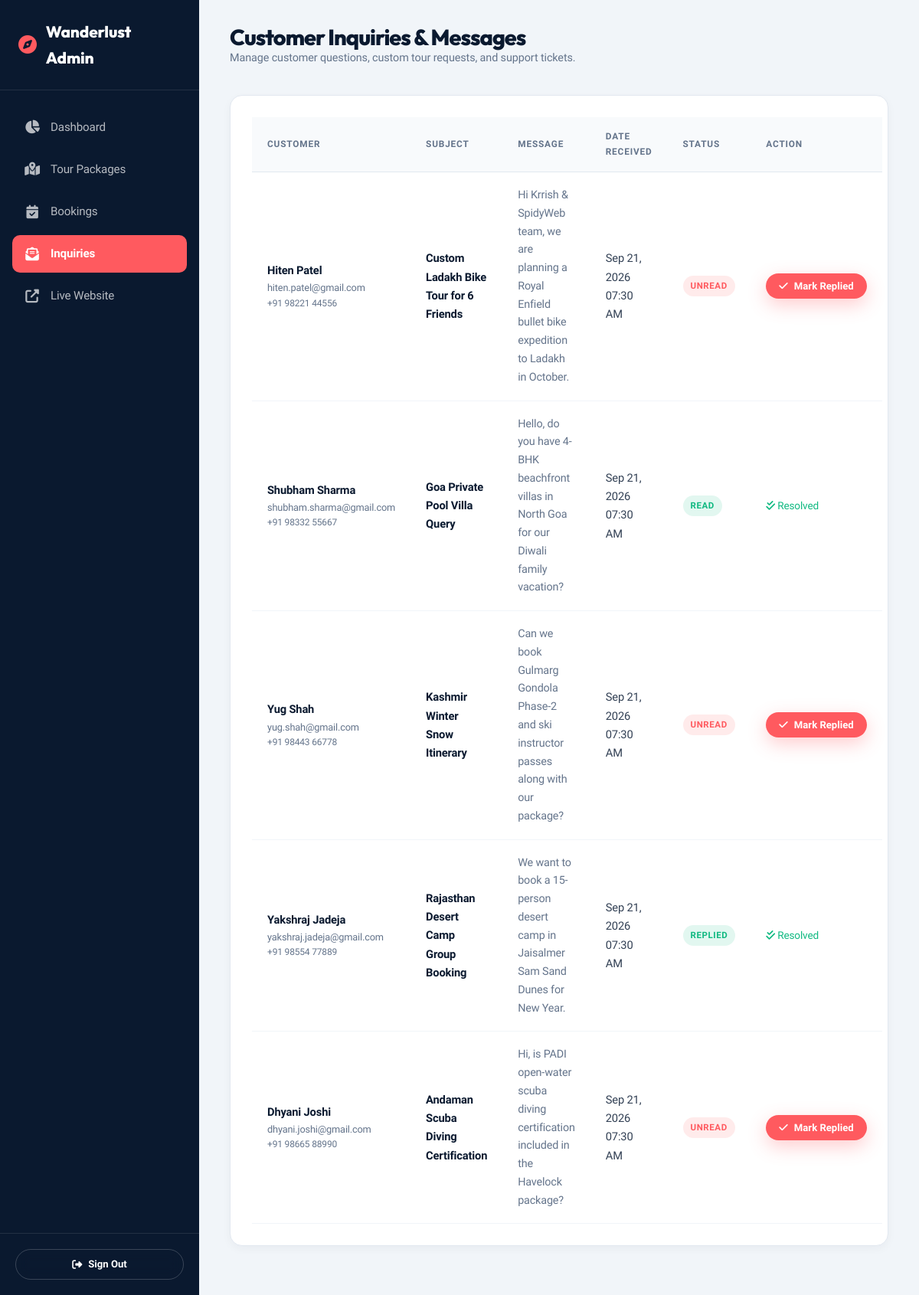
The app's page /admin/inquiries.php, older data.
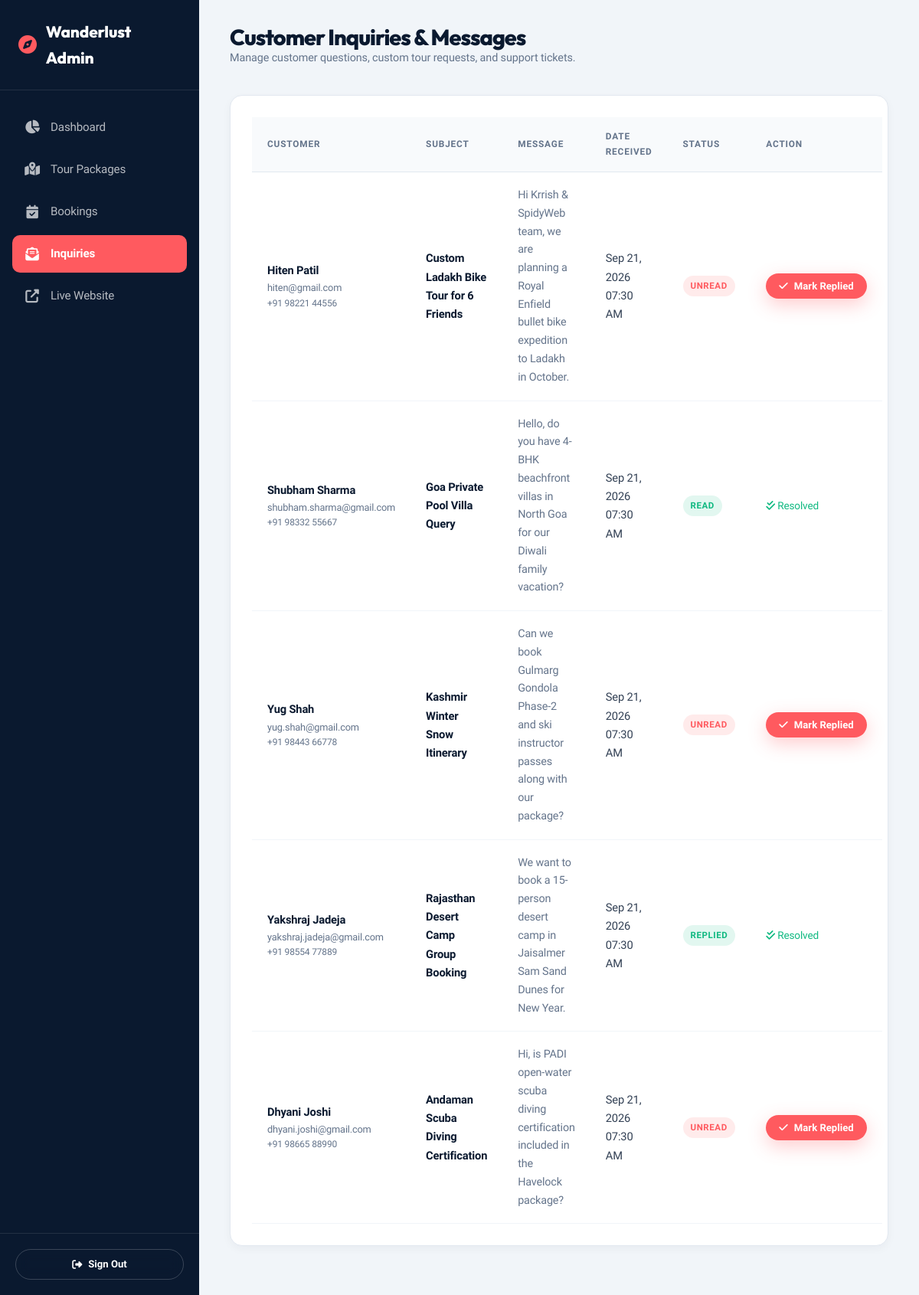
The same page, newer data.
### tables this page shows
CREATE TABLE `inquiries` (
  `id` INT AUTO_INCREMENT PRIMARY KEY,
  `name` VARCHAR(100) NOT NULL,
  `email` VARCHAR(150) NOT NULL,
  `phone` VARCHAR(30) DEFAULT NULL,
  `destination_id` INT DEFAULT NULL,
  `subject` VARCHAR(200) NOT NULL,
  `message` TEXT NOT NULL,
  `status` ENUM('unread', 'read', 'replied') DEFAULT 'unread',
  `created_at` TIMESTAMP DEFAULT CURRENT_TIMESTAMP
);

### admin/inquiries.php (the view, shortened to what this page needs)
<?php
$db = getDB();
$inquiries = $db->query("SELECT * FROM inquiries ORDER BY created_at DESC")->fetchAll();
?>
<!DOCTYPE html>
<html lang="en">
<head>
  <link rel="stylesheet" href="https://cdnjs.cloudflare.com/ajax/libs/font-awesome/6.4.0/css/all.min.css">
  <link rel="stylesheet" href="../assets/css/style.css">
  <link rel="stylesheet" href="../assets/css/admin.css">
</head>
<body class="admin-body">
  <aside class="admin-sidebar">
    <div class="admin-brand">
      <i class="fas fa-compass"></i>
      <span>Wanderlust Admin</span>
    </div>
    <nav class="admin-nav">
      <a href="index.php" class="admin-nav-item">
        <i class="fas fa-chart-pie"></i>
        <span>Dashboard</span>
      </a>
      <a href="packages.php" class="admin-nav-item">
        <i class="fas fa-map-marked-alt"></i>
        <span>Tour Packages</span>
      </a>
      <a href="bookings.php" class="admin-nav-item">
        <i class="fas fa-calendar-check"></i>
        <span>Bookings</span>
      </a>
      <a href="inquiries.php" class="admin-nav-item active">
        <i class="fas fa-envelope-open-text"></i>
        <span>Inquiries</span>
      </a>
      <a href="../index.php" class="admin-nav-item" target="_blank">
        <i class="fas fa-external-link-alt"></i>
        <span>Live Website</span>
      </a>
    </nav>
    <div class="admin-sidebar-footer">
      <a href="../login.php?logout=1" class="btn btn-outline btn-block btn-sm" style="border-color: rgba(255,255,255,0.2);">
        <i class="fas fa-sign-out-alt"></i> Sign Out
      </a>
    </div>
  </aside>
  <main class="admin-main">
    <div class="admin-topbar">
      <div class="admin-title-area">
        <h1>Customer Inquiries & Messages</h1>
        <p>Manage customer questions, custom tour requests, and support tickets.</p>
      </div>
    </div>
    <div class="admin-card">
      <table class="data-table">
        <thead>
          <tr>
            <th>Customer</th>
            <th>Subject</th>
            <th>Message</th>
            <th>Date Received</th>
            <th>Status</th>
            <th>Action</th>
          </tr>
        </thead>
        <tbody>
          <?php foreach ($inquiries as $inq): ?>
            <tr>
              <td>
                <strong style="color: var(--admin-primary);"><?php echo htmlspecialchars($inq['name']); ?></strong>
                <div style="font-size: 0.8rem; color: var(--admin-muted);"><?php echo htmlspecialchars($inq['email']); ?></div>
                <div style="font-size: 0.75rem; color: var(--admin-muted);"><?php echo htmlspecialchars($inq['phone'] ?? 'N/A'); ?></div>
              </td>
              <td><strong><?php echo htmlspecialchars($inq['subject']); ?></strong></td>
              <td style="max-width: 320px; font-size: 0.9rem; color: var(--text-muted);">
                <?php echo htmlspecialchars($inq['message']); ?>
              </td>
              <td><?php echo date('M d, Y h:i A', strtotime($inq['created_at'])); ?></td>
              <td>
                <span class="badge inquiry-status-pill <?php echo $inq['status'] === 'unread' ? 'badge-coral' : 'badge-green'; ?>">
                  <?php echo ucfirst(htmlspecialchars($inq['status'])); ?>
                </span>
              </td>
              <td>
                <?php if ($inq['status'] === 'unread'): ?>
                  <button class="btn btn-primary btn-sm btn-resolve-inquiry" data-id="<?php echo $inq['id']; ?>">
                    <i class="fas fa-check"></i> Mark Replied
                  </button>
                <?php else: ?>
                  <span style="font-size: 0.85rem; color: var(--accent-green);"><i class="fas fa-check-double"></i> Resolved</span>
                <?php endif; ?>
              </td>
            </tr>
          <?php endforeach; ?>
        </tbody>
      </table>
    </div>
  </main>
</body>
</html>

### assets/css/style.css (style rules this page uses)
:root { --primary-navy: #0a192f; --primary-dark: #07111e; --navy-light: #172a45; --accent-coral: #ff5a5f; --accent-coral-hover: #e0484d; --accent-gold: #ffb703; --accent-teal: #00b4d8; --accent-green: #10b981; --accent-purple: #7209b7; --bg-main: #f8fafc; --bg-card: #ffffff; --bg-glass: rgba(255, 255, 255, 0.85); --bg-glass-dark: rgba(10, 25, 47, 0.8); --text-main: #0f172a; --text-body: #334155; --text-muted: #64748b; --text-light: #94a3b8; --text-white: #ffffff; --border-light: #e2e8f0; --border-subtle: #f1f5f9; --shadow-sm: 0 2px 8px rgba(15, 23, 42, 0.04); --shadow-md: 0 8px 24px rgba(15, 23, 42, 0.08); --shadow-lg: 0 16px 40px rgba(15, 23, 42, 0.12); --shadow-xl: 0 24px 60px rgba(15, 23, 42, 0.16); --shadow-coral: 0 8px 24px rgba(255, 90, 95, 0.3); --radius-sm: 8px; --radius-md: 14px; --radius-lg: 20px; --radius-full: 9999px; --transition: all 0.3s cubic-bezier(0.4, 0, 0.2, 1); --transition-slow: all 0.5s cubic-bezier(0.4, 0, 0.2, 1); --font-sans: 'Plus Jakarta Sans', -apple-system, BlinkMacSystemFont, 'Segoe UI', Roboto, Helvetica, Arial, sans-serif; --font-heading: 'Outfit', -apple-system, BlinkMacSystemFont, 'Plus Jakarta Sans', 'Segoe UI', Roboto, sans-serif; --font-mono: 'JetBrains Mono', ui-monospace, SFMono-Regular, Menlo, Monaco, Consolas, monospace; }
*, *::before, *::after { box-sizing: border-box; margin: 0; padding: 0; }
html { scroll-behavior: smooth; -webkit-font-smoothing: antialiased; -moz-osx-font-smoothing: grayscale; text-rendering: optimizeLegibility; -webkit-text-size-adjust: 100%; }
body { font-family: var(--font-sans); background-color: var(--bg-main); color: var(--text-body); font-size: 1rem; line-height: 1.65; letter-spacing: -0.011em; overflow-x: hidden; font-feature-settings: 'cv02', 'cv03', 'cv04', 'cv11'; }
h1, h2, h3, h4, h5, h6 { font-family: var(--font-heading); color: var(--primary-navy); font-weight: 700; line-height: 1.22; letter-spacing: -0.025em; text-wrap: balance; }
h1 { font-size: clamp(2.2rem, 4vw + 0.5rem, 3.6rem); font-weight: 800; letter-spacing: -0.035em; line-height: 1.12; }
p { color: var(--text-body); line-height: 1.65; letter-spacing: -0.008em; }
strong, b { font-weight: 700; color: var(--primary-navy); }
a { color: inherit; text-decoration: none; transition: var(--transition); }
input, button, select, textarea { font-family: inherit; font-size: inherit; border: none; outline: none; }
.btn { display: inline-flex; align-items: center; justify-content: center; gap: 8px; padding: 12px 24px; font-family: var(--font-sans); font-size: 0.92rem; font-weight: 600; letter-spacing: -0.01em; border-radius: var(--radius-full); cursor: pointer; transition: var(--transition); border: 1px solid transparent; white-space: nowrap; }
.btn-primary { background: var(--accent-coral); color: var(--text-white); box-shadow: var(--shadow-coral); }
.btn-outline { background: transparent; color: var(--text-white); border-color: rgba(255, 255, 255, 0.3); backdrop-filter: blur(8px); }
.btn-sm { padding: 8px 16px; font-size: 0.82rem; font-weight: 600; letter-spacing: 0; }
.btn-block { width: 100%; }
.badge { display: inline-flex; align-items: center; gap: 4px; padding: 4px 10px; border-radius: var(--radius-full); font-family: var(--font-sans); font-size: 0.72rem; font-weight: 700; text-transform: uppercase; letter-spacing: 0.05em; }
.badge-coral { background: rgba(255, 90, 95, 0.12); color: var(--accent-coral); }
.badge-green { background: rgba(16, 185, 129, 0.12); color: var(--accent-green); }
.data-table { width: 100%; border-collapse: collapse; text-align: left; }
.data-table th { background: var(--bg-main); padding: 16px 20px; font-size: 0.74rem; font-weight: 700; text-transform: uppercase; color: var(--text-muted); letter-spacing: 0.07em; border-bottom: 1px solid var(--border-light); }
.data-table td { padding: 18px 20px; border-bottom: 1px solid var(--border-subtle); font-size: 0.92rem; font-weight: 500; font-variant-numeric: tabular-nums; color: var(--text-body); vertical-align: middle; }

Row changes from the older to the newer data that the page shows:
changed inquiries "Custom Ladakh Bike Tour for 6 Friends": name "Hiten Patel" → "Hiten Patil"; email "hiten.patel@gmail.com" → "hiten@gmail.com"
